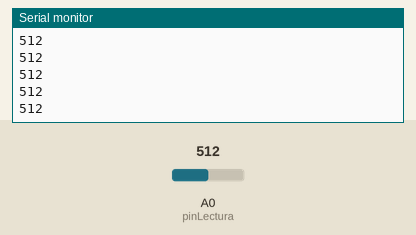
Bench run of a sketch on a simulated Arduino Uno, built with avr-gcc and run on an emulated ATmega328P. On the bench: the last lines printed to the serial monitor. The test bench sets the inputs (shaded band); at power-on: A0 (pinLectura) = 512.

Above: at 1.2 s.
1.3 s: A0 (pinLectura) set to 716
At 1.31 s:
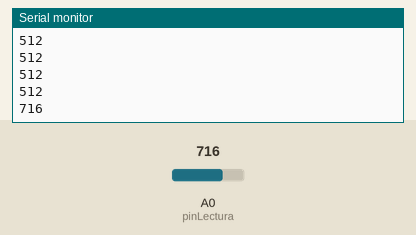
2.8 s: A0 (pinLectura) set to 900
At 2.81 s:
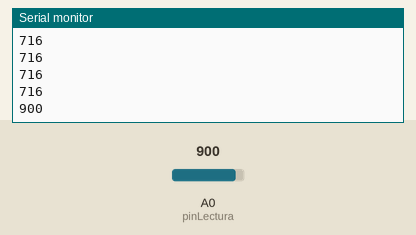
Timing chart, 0 to 5.8 s (numbered marks = the images above; inputs shaded):
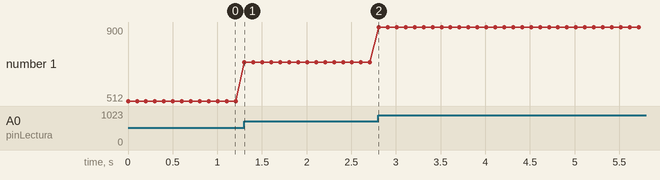

The sketch:

Manual_KBRU_P6.ino
```cpp
//Declaración de constantes
const int pinLectura = 0; //La lectura analógica la reslizaremos en el pin A0


void setup()
{
 //Inicializa la comunicación serial a 9600 bits por segundo
 Serial.begin(9600);
}


void loop()
{
 //Almacena la información de la entrada analógica en la variable “valorSensor”
 int valorSensor = analogRead(pinLectura);//la función devuelve un número que se encuentra entre 0 y 1023 donde 0 corresponde a 0V y 1023 a 5v
 Serial.println(valorSensor);
 delay(100);
}
```

Measured:
- after the input at 1.3 s, the serial monitor: prints a new line at once (image 1)
- after the input at 2.8 s, the serial monitor: prints a new line at once (image 2)
- plotted number 1: 512 → 716 after the input at 1.3 s, 716 → 900 after the input at 2.8 s
